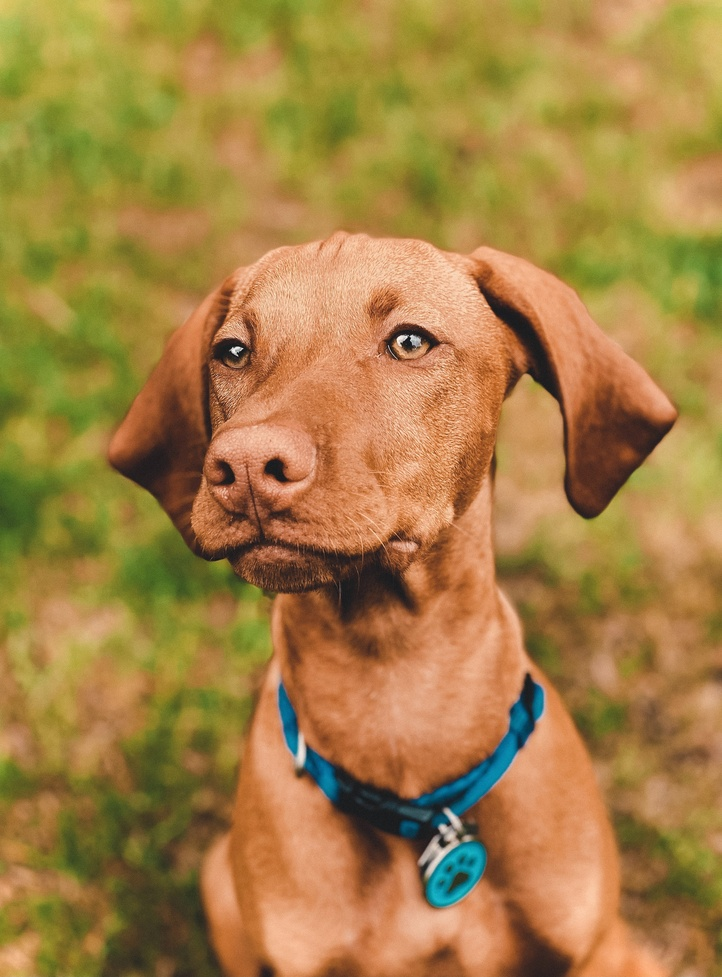
#> input picture Fourier/dogg.jpg, 722 x 977 px, shrunk from 2858 x 3867 before the run
$ python ima1.py
#> lines starting #> are read from the running program, lines starting #| are printed output that depends on the picture
# -*- coding: utf-8 -*-
import cv2 as cv
import numpy as np
from matplotlib import pyplot as plt

#Doc anh
img = cv.imread('dogg.jpg', 0)
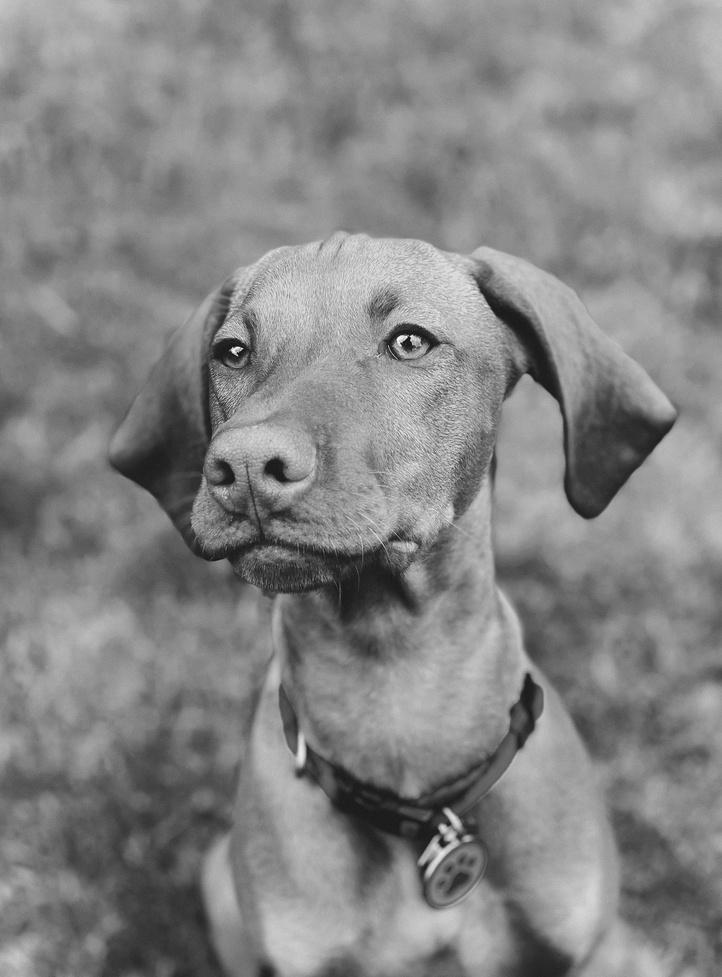
#> img: shape (977, 722); min 10, max 246, mean 132.6

#FFT de lay phan bo tan so
f = np.fft.fft2(img)

#Vi tri trung tam ket qua mac dinh nam o goc tren ben trai,
#Goi ham fftshift de dich chuyen trung tam ve vi tri giua
fshift = np.fft.fftshift(f)

#fft ket qua la mot so phuc, ket qua gia tri tuyet doi cua no la bien do
fimg = np.log(np.abs(fshift))
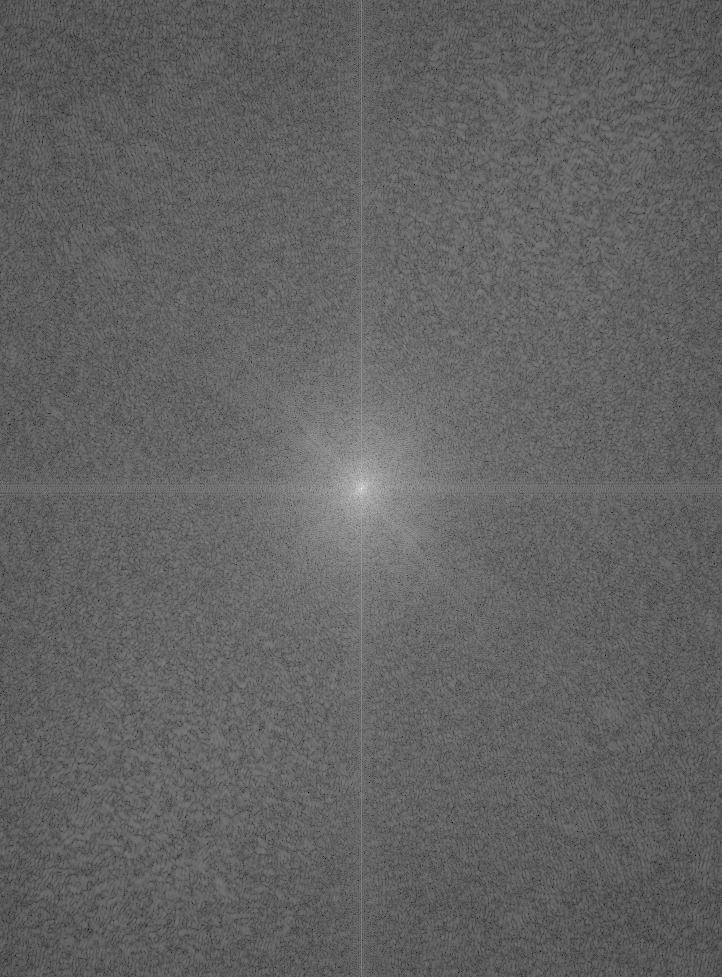
#> fimg: shape (977, 722) float64; min 1.66, max 18.35, mean 8.14; drawn with min black and max white

#Hien thi ket qua
plt.subplot(121), plt.imshow(img, 'gray'), plt.title('Original Fourier')
plt.axis('off')
plt.subplot(122), plt.imshow(fimg, 'gray'), plt.title('Fourier Fourier')
plt.axis('off')
plt.show()
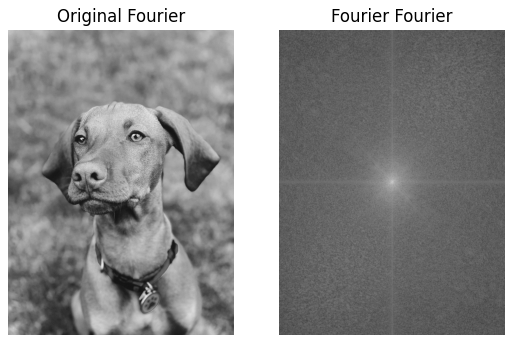
#> figure drawn by matplotlib, 2 panels

$ run again, with Fourier/Ftran.png saved as Fourier/dogg.jpg
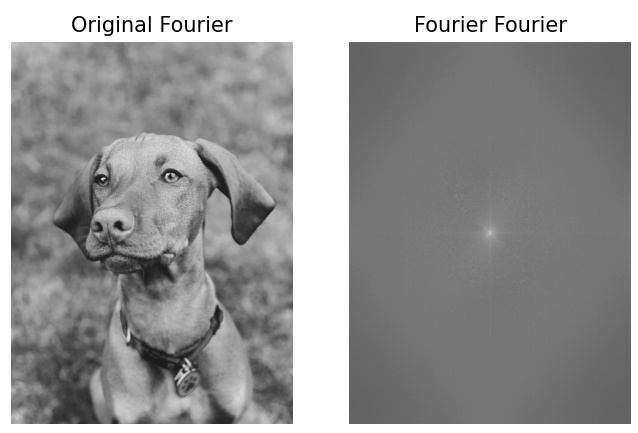
#> input picture Fourier/Ftran.png, 638 x 433 px
#> img is the input picture: shape (433, 638); min 0, max 255, mean 151.4
#> `fimg = np.log(np.abs(fshift))`:
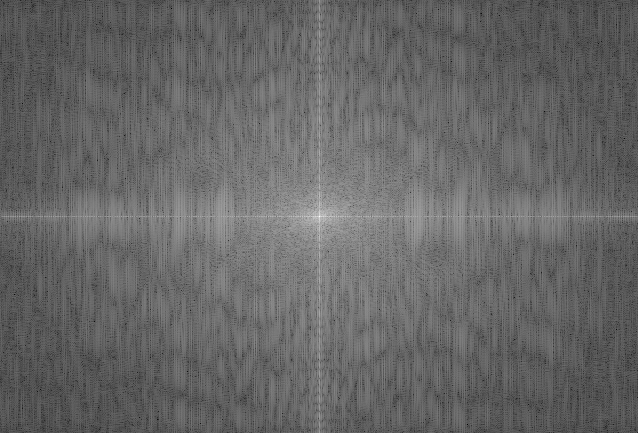
#> fimg: shape (433, 638) float64; min 1.31, max 17.55, mean 7.85; drawn with min black and max white
#> `plt.show()`:
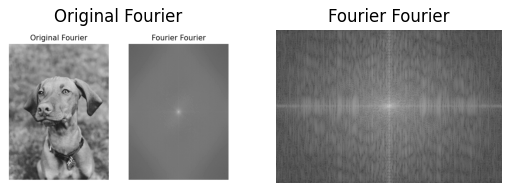
#> figure drawn by matplotlib, 2 panels

$ run again, with Fourier/IFTran.png saved as Fourier/dogg.jpg
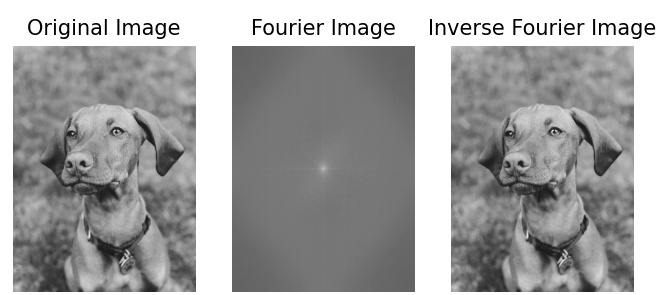
#> input picture Fourier/IFTran.png, 660 x 295 px
#> img is the input picture: shape (295, 660); min 0, max 255, mean 162.9
#> `fimg = np.log(np.abs(fshift))`:
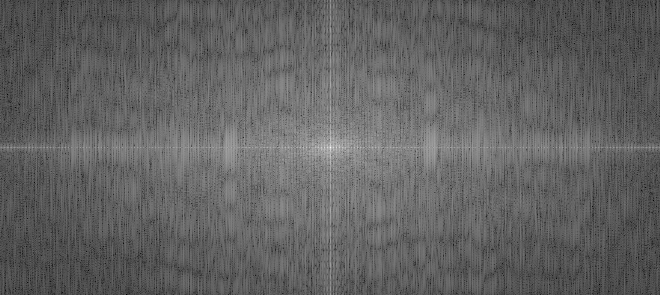
#> fimg: shape (295, 660) float64; min 2.36, max 17.27, mean 8.11; drawn with min black and max white
#> `plt.show()`:
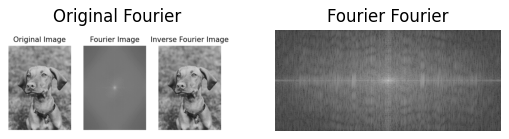
#> figure drawn by matplotlib, 2 panels
